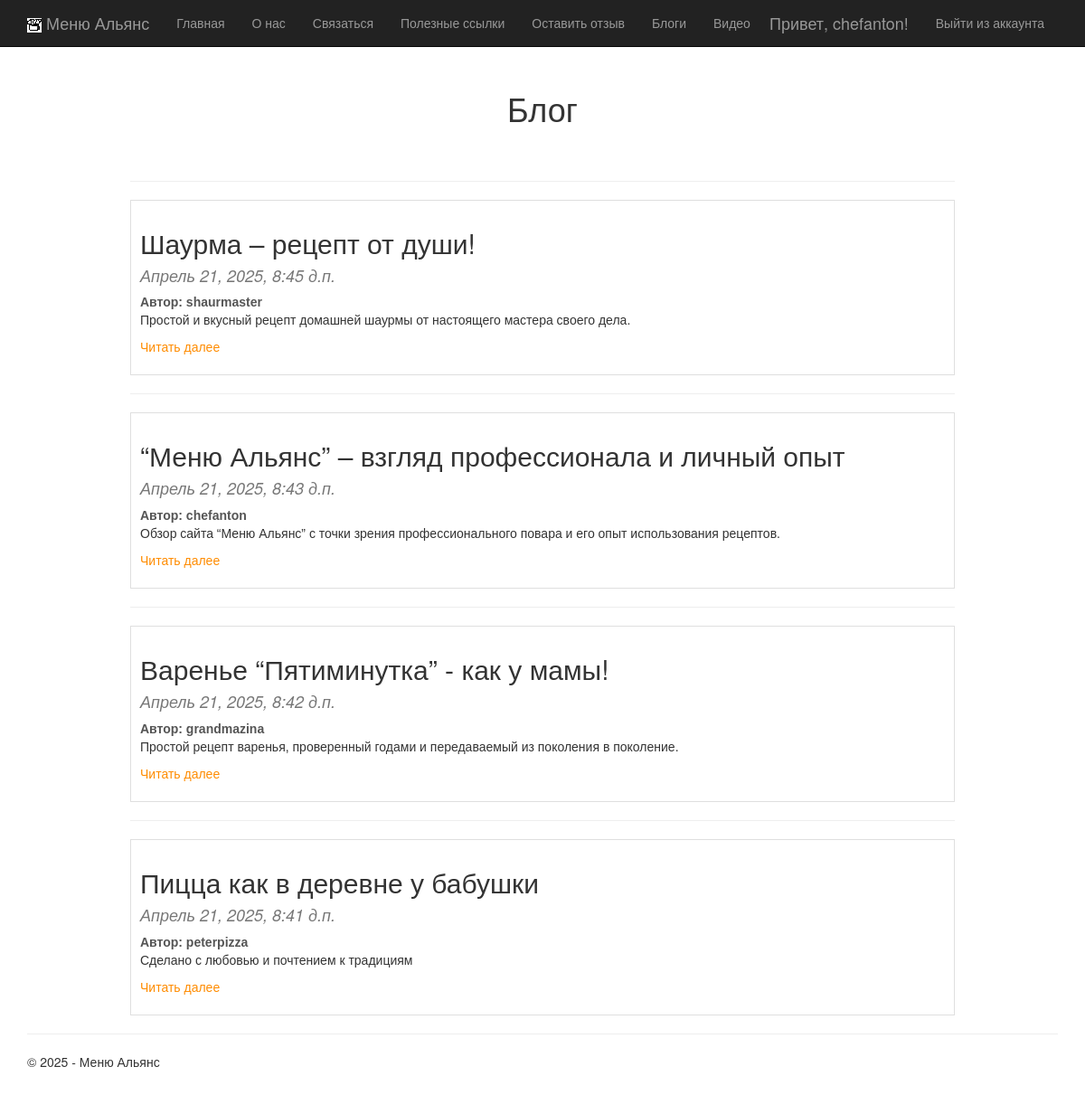
Page /blog/ (signed in) on the committed database.
### app/models.py (models this page shows, shortened)
class Blog(models.Model):
    title = models.CharField(max_length=100, verbose_name="Заголовок")
    description = models.TextField(verbose_name="Краткое содержание")
    content = models.TextField(verbose_name="Полное содержание")
    posted = models.DateTimeField(default=timezone.now, db_index=True, verbose_name="Опубликована")
    pub_date = models.DateTimeField(default=timezone.now, verbose_name="Дата публикации")
    image = models.FileField(default = 'temp.jpg', verbose_name = "Путь")
    author = models.ForeignKey(User, on_delete=models.CASCADE, verbose_name="Автор", blank=True, null=True)
    class Meta:
        db_table = "Posts"
        ordering = ["-posted"]
        verbose_name = "статья блога"
        verbose_name_plural = "статьи блога"

### app/views.py (the view)
# urls.py: path('blog/', views.blog, name='blog'),
def blog(request):
    assert isinstance(request, HttpRequest)
    posts = Blog.objects.all()
    return render(request,'app/blog.html',
    {
        'title':'Блог',
        'posts': posts,
        'year':datetime.now().year,
    })

### app/templates/app/blog.html (shortened to what this page needs)
{% extends "app/layout.html" %}
{% block content %}
{% load static %}
<div class="blog-container">
    <h1 class="blog-title">{{ title }}</h1>
    <br />
    {% for post in posts %}
        <hr />
        <div class="one-card">
            <h2 class="post-title"> {{post.title}} </h2>
            <h4 class="post-date"> {{post.posted}} </h4>
            <span class="post-author">Автор: {{post.author}}</span>
            <p> {{post.description}} </p>
            <p><a href="{% url 'blogpost' parametr=post.id %}" class="post-link"> Читать далее </a> </p>
        </div>
    {% endfor %}
</div>
{% endblock %}

### app/templates/app/loginpartial.html (shortened to what this page needs)
{% if user.is_authenticated %}
<form id="logoutForm" action="/logout/" method="post" class="navbar-right">
    <ul class="nav navbar-nav navbar-right">
        <li><span class="navbar-brand">Привет, {{ user.username }}!</span></li>
        <li><a href="javascript:document.getElementById('logoutForm').submit()">Выйти из аккаунта</a></li>
    </ul>
</form>
{% else %}
<ul class="nav navbar-nav navbar-right">
    <li><a href="{% url 'login' %}">Войти в аккаунт</a></li>
    <li><a href="{% url 'registration' %}">Зарегестрироваться</a></li>
</ul>
{% endif %}

### app/static/app/content/site.css (style rules this page uses)
body { padding-top: 80px; padding-bottom: 20px; }
.blog-container { width: 80%; margin: 0 auto; font-family: sans-serif; }
.blog-title { color: #333; text-align: center; margin-bottom: 20px; }
.post-date { font-style: italic; color: #777; }
.post-author { font-weight: bold; color: #555; margin-top: 5px; display: block; }
.post-link { color: darkorange; text-decoration: none; }
.one-card { border: 1px solid rgba(0, 0, 0, 0.125); padding: 10px; margin-bottom: 15px; }

### rows in the picture
Blog: title "Шаурма – рецепт от души!", posted "Апрель 21, 2025, 8:45 д.п.", author "shaurmaster", description "Простой и вкусный рецепт домашней шаурмы от настоящего мастера своего дела."
Blog: title "“Меню Альянс” – взгляд профессионала и личный опыт", posted "Апрель 21, 2025, 8:43 д.п.", author "chefanton", description "Обзор сайта “Меню Альянс” с точки зрения профессионального повара и его опыт использования рецептов."
Blog: title "Варенье “Пятиминутка” - как у мамы!", posted "Апрель 21, 2025, 8:42 д.п.", author "grandmazina", description "Простой рецепт варенья, проверенный годами и передаваемый из поколения в поколение."
Blog: title "Пицца как в деревне у бабушки", posted "Апрель 21, 2025, 8:41 д.п.", author "peterpizza", description "Сделано с любовью и почтением к традициям"

### other values in the picture
{{ user.username }} "chefanton"
{{ title }} "Блог"
